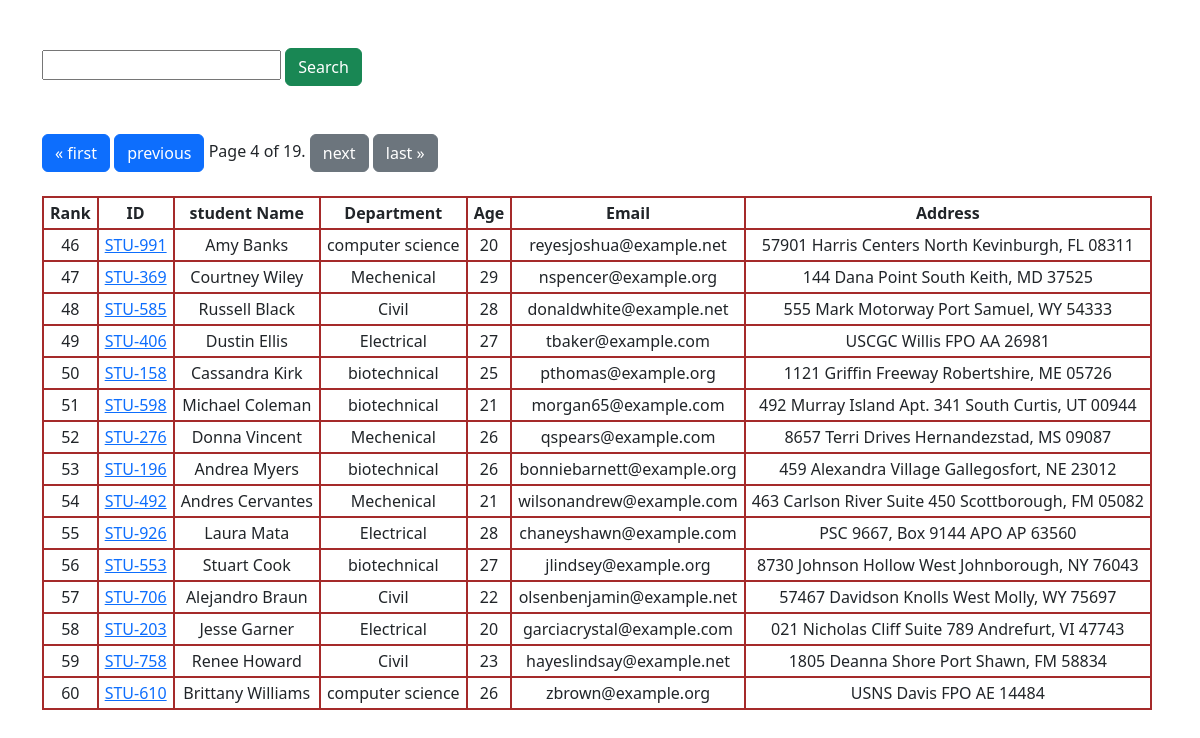
Page /students/?page=4 on the committed database.
### query_set_practise/models.py (models this page shows, shortened)
class Student_details(models.Model):
    department = models.ForeignKey(Department , related_name = "depart" ,on_delete = models.CASCADE)
    stu_id = models.CharField(max_length = 7)
    stu_name = models.CharField(max_length = 50)
    stu_email = models.CharField(unique = True,max_length = 50)
    stu_age = models.IntegerField(default = 18)
    stu_address = models.TextField()
    is_deleted = models.BooleanField(default = False)
    objects = studnetManager()
    admin_objects = models.Manager()
    class Meta:
        ordering = ['stu_name']

class Studentrank(models.Model):
    student = models.ForeignKey(Student_details , related_name = "student_ranks" , on_delete = models.CASCADE)
    student_rank = models.IntegerField(default=1)
    created_at = models.DateField(auto_now_add = True)
    class Meta:
        unique_together = ['student_rank' , 'created_at']

class Department(models.Model):
    department_name = models.CharField(max_length = 40)
    class Meta:
        ordering = ['department_name']

### query_set_practise/views.py (the view, shortened to what this page needs)
# urls.py: path('students/' , get_data , name="get_data"),
def get_data(request):
    query_set = Student_details.objects.all().order_by("student_ranks__student_rank")
    paginator = Paginator(query_set , 15)
    page_no = request.GET.get("page" , 2)
    page_object = paginator.get_page(page_no)
    context = {"student_data" : page_object}
    return render(request , "students.html" , context )

### query_set_practise/models.py (called while the page is built)
    def get_queryset(self) -> models.QuerySet:
        return super().get_queryset().filter(is_deleted = False)

### query_set_practise/templates/students.html (shortened to what this page needs)
<!DOCTYPE html>
<html lang="en">
<head>
    <link href="https://cdn.jsdelivr.net/npm/bootstrap@5.3.3/dist/css/bootstrap.min.css" rel="stylesheet">
</head>
<body class="container">
    <form>
        <div class="my-5">
            <input type="text" name="search">
            <button class="btn btn-success" type="submit">Search</button>
        </div>
    </form>
    <table class="table-striped">
        <tr>
            <th>Rank</th>
            <th>ID</th>
            <th>student Name</th>
            <th>Department</th>
            <th>Age</th>
            <th>Email</th>
            <th>Address</th>
        </tr>
        {% for student in student_data %}
        <tr>
            <td>{{student.student_ranks.first.student_rank}} </td>
            <td> <a href="/marks/{{ student.stu_id }}"> {{ student.stu_id }}</a>
                </td>
            <td>{{student.stu_name}}</td>
            <td>{{student.department.department_name}}</td>
            <td>{{student.stu_age}}</td>
            <td>{{student.stu_email}}</td>
            <td>{{student.stu_address}}</td>
        </tr>
        {% endfor %}
    <div class="pagination my-4">
        <span class="step-links">
            {% if student_data.has_previous %}
                <a class="btn btn-primary" href="?page=1">&laquo; first</a>
                <a class="btn btn-primary" href="?page={{ student_data.previous_page_number }}">previous</a>
            {% endif %}
            <span class="current">
                Page {{ student_data.number }} of {{ student_data.paginator.num_pages }}.
            </span>
            {% if student_data.has_next %}
                <a class="btn btn-secondary" href="?page={{ student_data.next_page_number }}">next</a>
                <a class="btn btn-secondary" href="?page={{ student_data.paginator.num_pages }}">last &raquo;</a>
            {% endif %}
        </span>
    </div>
    </table>
</body>
</html>

### query_set_practise/templates/students.html (style rules this page uses)
table , th,tr,td { border:2px solid brown; border-collapse: collapse; text-align: center; }
th ,td { padding: 3px 6px; }

### rows in the picture
Student_details: student_ranks.first.student_rank "46", stu_id "STU-991", stu_name "Amy Banks", department.department_name "computer science", stu_age "20", stu_email "reyesjoshua@example.net", stu_address "57901 Harris Centers North Kevinburgh, FL 08311"
Student_details: student_ranks.first.student_rank "47", stu_id "STU-369", stu_name "Courtney Wiley", department.department_name "Mechenical", stu_age "29", stu_email "nspencer@example.org", stu_address "144 Dana Point South Keith, MD 37525"
Student_details: student_ranks.first.student_rank "48", stu_id "STU-585", stu_name "Russell Black", department.department_name "Civil", stu_age "28", stu_email "donaldwhite@example.net", stu_address "555 Mark Motorway Port Samuel, WY 54333"
Student_details: student_ranks.first.student_rank "49", stu_id "STU-406", stu_name "Dustin Ellis", department.department_name "Electrical", stu_age "27", stu_email "tbaker@example.com", stu_address "USCGC Willis FPO AA 26981"
Student_details: student_ranks.first.student_rank "50", stu_id "STU-158", stu_name "Cassandra Kirk", department.department_name "biotechnical", stu_age "25", stu_email "pthomas@example.org", stu_address "1121 Griffin Freeway Robertshire, ME 05726"
Student_details: student_ranks.first.student_rank "51", stu_id "STU-598", stu_name "Michael Coleman", department.department_name "biotechnical", stu_age "21", stu_email "morgan65@example.com", stu_address "492 Murray Island Apt. 341 South Curtis, UT 00944"
Student_details: student_ranks.first.student_rank "52", stu_id "STU-276", stu_name "Donna Vincent", department.department_name "Mechenical", stu_age "26", stu_email "qspears@example.com", stu_address "8657 Terri Drives Hernandezstad, MS 09087"
Student_details: student_ranks.first.student_rank "53", stu_id "STU-196", stu_name "Andrea Myers", department.department_name "biotechnical", stu_age "26", stu_email "bonniebarnett@example.org", stu_address "459 Alexandra Village Gallegosfort, NE 23012"
Student_details: student_ranks.first.student_rank "54", stu_id "STU-492", stu_name "Andres Cervantes", department.department_name "Mechenical", stu_age "21", stu_email "wilsonandrew@example.com", stu_address "463 Carlson River Suite 450 Scottborough, FM 05082"
Student_details: student_ranks.first.student_rank "55", stu_id "STU-926", stu_name "Laura Mata", department.department_name "Electrical", stu_age "28", stu_email "chaneyshawn@example.com", stu_address "PSC 9667, Box 9144 APO AP 63560"
Student_details: student_ranks.first.student_rank "56", stu_id "STU-553", stu_name "Stuart Cook", department.department_name "biotechnical", stu_age "27", stu_email "jlindsey@example.org", stu_address "8730 Johnson Hollow West Johnborough, NY 76043"
Student_details: student_ranks.first.student_rank "57", stu_id "STU-706", stu_name "Alejandro Braun", department.department_name "Civil", stu_age "22", stu_email "olsenbenjamin@example.net", stu_address "57467 Davidson Knolls West Molly, WY 75697"
Student_details: student_ranks.first.student_rank "58", stu_id "STU-203", stu_name "Jesse Garner", department.department_name "Electrical", stu_age "20", stu_email "garciacrystal@example.com", stu_address "021 Nicholas Cliff Suite 789 Andrefurt, VI 47743"
Student_details: student_ranks.first.student_rank "59", stu_id "STU-758", stu_name "Renee Howard", department.department_name "Civil", stu_age "23", stu_email "hayeslindsay@example.net", stu_address "1805 Deanna Shore Port Shawn, FM 58834"
Student_details: student_ranks.first.student_rank "60", stu_id "STU-610", stu_name "Brittany Williams", department.department_name "computer science", stu_age "26", stu_email "zbrown@example.org", stu_address "USNS Davis FPO AE 14484"

### other values in the picture
{{ student_data.number }} "4"
{{ student_data.paginator.num_pages }} "19"
